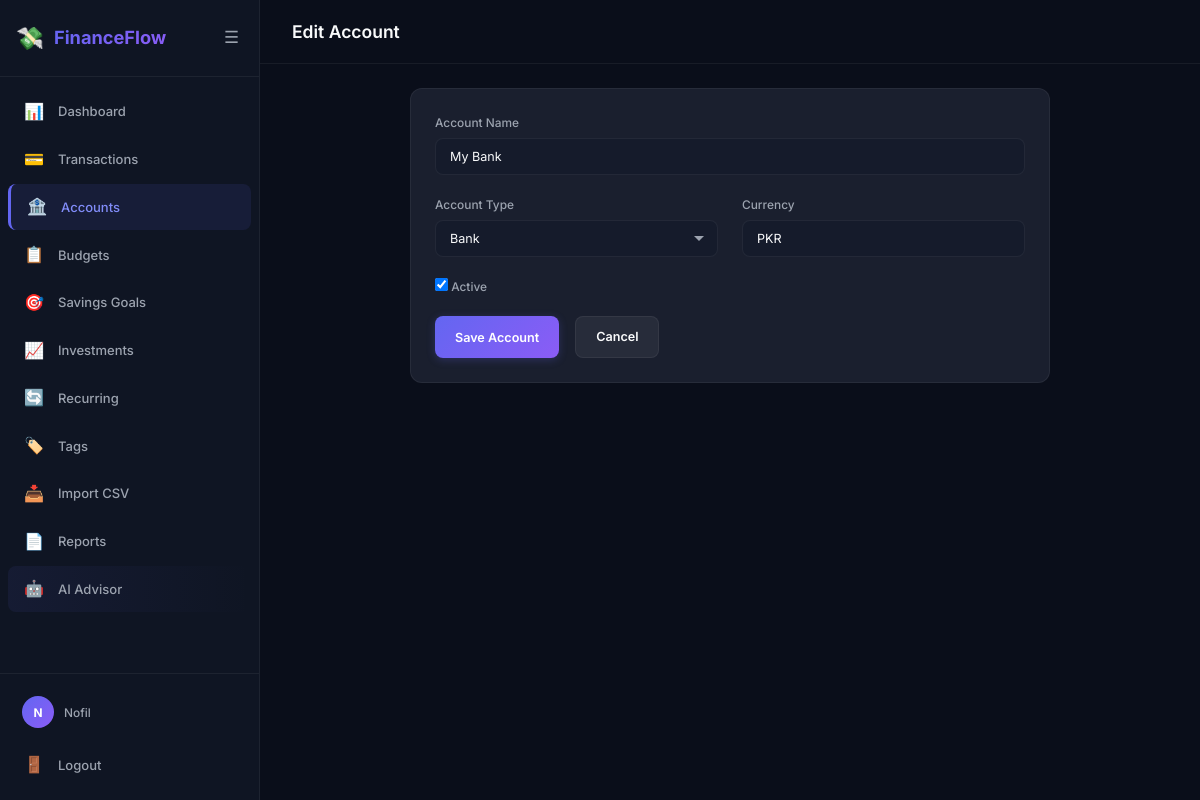
The app's page /accounts/edit/1 (signed in) with its own data.
### app/models/user.py (models this page shows, shortened)
class User(UserMixin, db.Model):
    __tablename__ = 'users'
    user_id = db.Column(db.Integer, primary_key=True)
    name = db.Column(db.String(100), nullable=False)
    email = db.Column(db.String(150), unique=True, nullable=False)
    phone = db.Column(db.String(20))
    password_hash = db.Column(db.String(256))
    google_id = db.Column(db.String(100), unique=True)
    avatar_url = db.Column(db.String(500))
    preferred_currency = db.Column(db.String(10), default='PKR')
    is_active = db.Column(db.Boolean, default=True)
    created_at = db.Column(db.DateTime, default=datetime.utcnow)
    accounts = db.relationship('Account', backref='user', lazy='dynamic')
    transactions = db.relationship('Transaction', backref='user', lazy='dynamic')
    budgets = db.relationship('Budget', backref='user', lazy='dynamic')
    savings_goals = db.relationship('SavingsGoal', backref='user', lazy='dynamic')
    investments = db.relationship('Investment', backref='user', lazy='dynamic')
    recurring_transactions = db.relationship('RecurringTransaction', backref='user', lazy='dynamic')
    categories = db.relationship('Category', backref='user', lazy='dynamic')
    tags = db.relationship('Tag', backref='user', lazy='dynamic')
    notifications = db.relationship('Notification', backref='user', lazy='dynamic')
    financial_profile = db.relationship('FinancialProfile', backref='user', uselist=False, lazy='joined')
    ai_messages = db.relationship('AiChatMessage', backref='user', lazy='dynamic', order_by='AiChatMessage.created_at')
    @property
    def display_name(self):
        return self.name or self.email.split('@')[0]

### app/models/account.py (models this page shows, shortened)
class Account(db.Model):
    __tablename__ = 'accounts'
    ACCOUNT_TYPES = ('cash', 'bank', 'credit', 'wallet')
    account_id = db.Column(db.Integer, primary_key=True)
    user_id = db.Column(db.Integer, db.ForeignKey('users.user_id'), nullable=False)
    account_name = db.Column(db.String(100), nullable=False)
    account_type = db.Column(db.String(20), nullable=False)
    currency = db.Column(db.String(10), default='PKR')
    is_active = db.Column(db.Boolean, default=True)
    is_deleted = db.Column(db.Boolean, default=False)
    deleted_at = db.Column(db.DateTime)
    created_at = db.Column(db.DateTime, default=datetime.utcnow)
    transactions = db.relationship('Transaction', backref='account', lazy='dynamic')

### app/accounts/routes.py (the view, shortened to what this page needs)
@accounts_bp.route('/edit/<int:account_id>', methods=['GET', 'POST'])
@login_required
def edit(account_id):
    account = Account.query.filter_by(
        account_id=account_id, user_id=current_user.user_id, is_deleted=False
    ).first_or_404()
    form = AccountForm(obj=account)
    return render_template('accounts/form.html', form=form, title='Edit Account')

### app/accounts/forms.py
class AccountForm(FlaskForm):
    account_name = StringField('Account Name', validators=[DataRequired(), Length(max=100)])
    account_type = SelectField('Account Type', choices=[
        ('cash', 'Cash'), ('bank', 'Bank'), ('credit', 'Credit Card'), ('wallet', 'Wallet')
    ], validators=[DataRequired()])
    currency = StringField('Currency', validators=[DataRequired(), Length(max=10)], default='PKR')
    is_active = BooleanField('Active', default=True)
    submit = SubmitField('Save Account')

### app/__init__.py (called while the page is built)
def _register_user_loader():
    from .models.user import User
    @login_manager.user_loader
    def load_user(user_id):
        return db.session.get(User, int(user_id))

def _register_context_processors(app):
    @app.context_processor
    def inject_globals():
        return {
            'app_name': 'FinanceFlow',
        }

### app/templates/accounts/form.html (shortened to what this page needs)
{% extends 'base.html' %}
{% block page_title %}{{ title }}{% endblock %}
{% block content %}
<div class="form-card card">
    <form method="POST">
        <div class="form-group">
            <label>{{ form.account_name.label.text }}</label>
            {{ form.account_name(class="form-control", placeholder="e.g. My Savings Account") }}
        </div>
        <div class="grid-2">
            <div class="form-group">
                <label>{{ form.account_type.label.text }}</label>
                {{ form.account_type(class="form-control") }}
            </div>
            <div class="form-group">
                <label>{{ form.currency.label.text }}</label>
                {{ form.currency(class="form-control") }}
            </div>
        </div>
        <div class="form-group">
            <label class="flex items-center gap-2">
                {{ form.is_active() }} {{ form.is_active.label.text }}
            </label>
        </div>
        <div class="flex gap-2 mt-2">
            {{ form.submit(class="btn btn-primary") }}
            <a href="{{ url_for('accounts.index') }}" class="btn btn-secondary">Cancel</a>
        </div>
    </form>
</div>
{% endblock %}

### app/templates/base.html (shortened to what this page needs)
<!DOCTYPE html>
<html lang="en">
<head>
    <link rel="stylesheet" href="{{ url_for('static', filename='css/style.css') }}">
</head>
<body>
    {% if current_user.is_authenticated %}
    <div class="app-layout">
        <aside class="sidebar" id="sidebar">
            <div class="sidebar-header">
                <div class="logo">
                    <span class="logo-icon">💸</span>
                    <span class="logo-text">FinanceFlow</span>
                </div>
                <button class="sidebar-toggle" id="sidebarToggle" aria-label="Toggle sidebar">
                    <span class="toggle-icon">☰</span>
                </button>
            </div>
            <nav class="sidebar-nav">
                <a href="{{ url_for('dashboard.index') }}" class="nav-item {% if request.endpoint and request.endpoint.startswith('dashboard') %}active{% endif %}">
                    <span class="nav-icon">📊</span><span class="nav-label">Dashboard</span>
                </a>
                <a href="{{ url_for('transactions.index') }}" class="nav-item {% if request.endpoint and request.endpoint.startswith('transactions') %}active{% endif %}">
                    <span class="nav-icon">💳</span><span class="nav-label">Transactions</span>
                </a>
                <a href="{{ url_for('accounts.index') }}" class="nav-item {% if request.endpoint and request.endpoint.startswith('accounts') %}active{% endif %}">
                    <span class="nav-icon">🏦</span><span class="nav-label">Accounts</span>
                </a>
                <a href="{{ url_for('budgets.index') }}" class="nav-item {% if request.endpoint and request.endpoint.startswith('budgets') %}active{% endif %}">
                    <span class="nav-icon">📋</span><span class="nav-label">Budgets</span>
                </a>
                <a href="{{ url_for('savings.index') }}" class="nav-item {% if request.endpoint and request.endpoint.startswith('savings') %}active{% endif %}">
                    <span class="nav-icon">🎯</span><span class="nav-label">Savings Goals</span>
                </a>
                <a href="{{ url_for('investments.index') }}" class="nav-item {% if request.endpoint and request.endpoint.startswith('investments') %}active{% endif %}">
                    <span class="nav-icon">📈</span><span class="nav-label">Investments</span>
                </a>
                <a href="{{ url_for('recurring.index') }}" class="nav-item {% if request.endpoint and request.endpoint.startswith('recurring') %}active{% endif %}">
                    <span class="nav-icon">🔄</span><span class="nav-label">Recurring</span>
                </a>
                <a href="{{ url_for('tags.index') }}" class="nav-item {% if request.endpoint and request.endpoint.startswith('tags') %}active{% endif %}">
                    <span class="nav-icon">🏷️</span><span class="nav-label">Tags</span>
                </a>
                <a href="{{ url_for('imports.upload') }}" class="nav-item {% if request.endpoint and request.endpoint.startswith('imports') %}active{% endif %}">
                    <span class="nav-icon">📥</span><span class="nav-label">Import CSV</span>
                </a>
                <a href="{{ url_for('reports.index') }}" class="nav-item {% if request.endpoint and request.endpoint.startswith('reports') %}active{% endif %}">
                    <span class="nav-icon">📄</span><span class="nav-label">Reports</span>
                </a>
                <a href="{{ url_for('ai.advisor') }}" class="nav-item {% if request.endpoint and request.endpoint.startswith('ai') %}active{% endif %}" style="background: linear-gradient(90deg, rgba(99,102,241,0.08), transparent);">
                    <span class="nav-icon">🤖</span><span class="nav-label">AI Advisor</span>
                </a>
            </nav>
            <div class="sidebar-footer">
                <div class="user-info">
                    {% if current_user.avatar_url %}
                    <img src="{{ current_user.avatar_url }}" alt="avatar" class="user-avatar">
                    {% else %}
                    <div class="user-avatar-placeholder">{{ current_user.display_name[0] | upper }}</div>
                    {% endif %}
                    <span class="user-name">{{ current_user.display_name }}</span>
                </div>
                <a href="{{ url_for('auth.logout') }}" class="nav-item logout-btn">
                    <span class="nav-icon">🚪</span><span class="nav-label">Logout</span>
                </a>
            </div>
        </aside>
        <main class="main-content">
            <header class="top-bar">
                <h1 class="page-title">{% block page_title %}Dashboard{% endblock %}</h1>
            </header>
            <div class="content-area">
                {% block content %}{% endblock %}
            </div>
        </main>
    </div>
    {% endif %}
</body>
</html>

### records on screen
User: name "N", display_name "Nofil"
Account: account_name "My Bank", account_type "Bank", currency "PKR", is_active "☑"

### other values on screen
{{ title }} "Edit Account"
